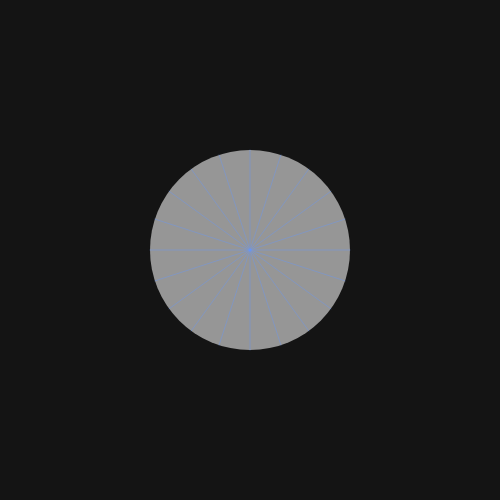
Frame 1 (no input)
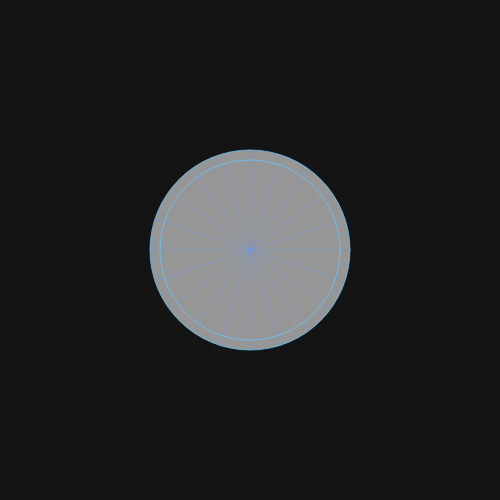
Frame 60 (no input)
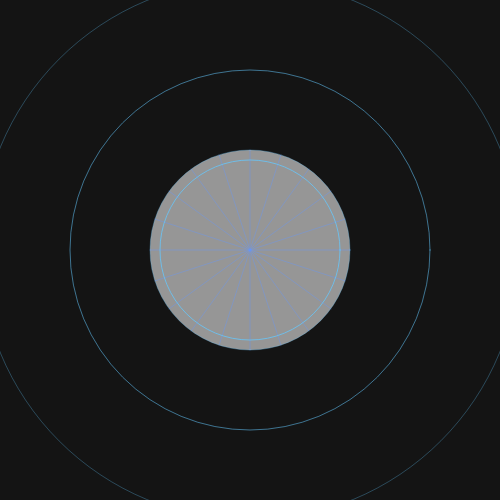
Frame 120 (the mouse pressed at the canvas centre since frame 60)

The p5.js sketch that drew these frames (run headless with seeded random() and noise() and a simulated clock; from frame 60 on, the mouse is pressed at the canvas centre):

// p5.js sketch
// ── sketch.js
let waves = [];
let magnet;
let fieldLines = [];

function setup() {
  createCanvas(500, 500);
  magnet = {
    x: width / 2,
    y: height / 2,
    radius: 100
  };
  
  // Generate magnetic field lines
  for (let i = 0; i < 20; i++) {
    let angle = map(i, 0, 20, 0, TWO_PI);
    let x = magnet.x + cos(angle) * magnet.radius;
    let y = magnet.y + sin(angle) * magnet.radius;
    fieldLines.push({
      x: x,
      y: y,
      angle: angle
    });
  }
  
  noStroke();
}

function draw() {
  background(20);
  
  // Draw magnet
  fill(150, 150, 150);
  ellipse(magnet.x, magnet.y, magnet.radius * 2, magnet.radius * 2);
  
  // Draw field lines around magnet
  stroke(100, 150, 255, 100);
  strokeWeight(1);
  for (let i = 0; i < fieldLines.length; i++) {
    let fl = fieldLines[i];
    let x = magnet.x + cos(fl.angle) * magnet.radius;
    let y = magnet.y + sin(fl.angle) * magnet.radius;
    line(magnet.x, magnet.y, x, y);
  }
  
  // Update and display waves
  for (let i = waves.length - 1; i >= 0; i--) {
    let w = waves[i];
    w.update();
    w.display();
    
    if (w.isFinished()) {
      waves.splice(i, 1);
    }
  }
  
  // Add new wave periodically
  if (frameCount % 30 === 0) {
    waves.push(new Wave(magnet.x, magnet.y));
  }
}

class Wave {
  constructor(x, y) {
    this.x = x;
    this.y = y;
    this.radius = 0;
    this.alpha = 255;
    this.growth = 3;
    this.color = color(100, 200, 255, this.alpha);
  }
  
  update() {
    this.radius += this.growth;
    this.alpha -= 2;
    this.color.setAlpha(this.alpha);
  }
  
  display() {
    noFill();
    stroke(this.color);
    strokeWeight(1);
    ellipse(this.x, this.y, this.radius * 2, this.radius * 2);
  }
  
  isFinished() {
    return this.alpha <= 0;
  }
}
